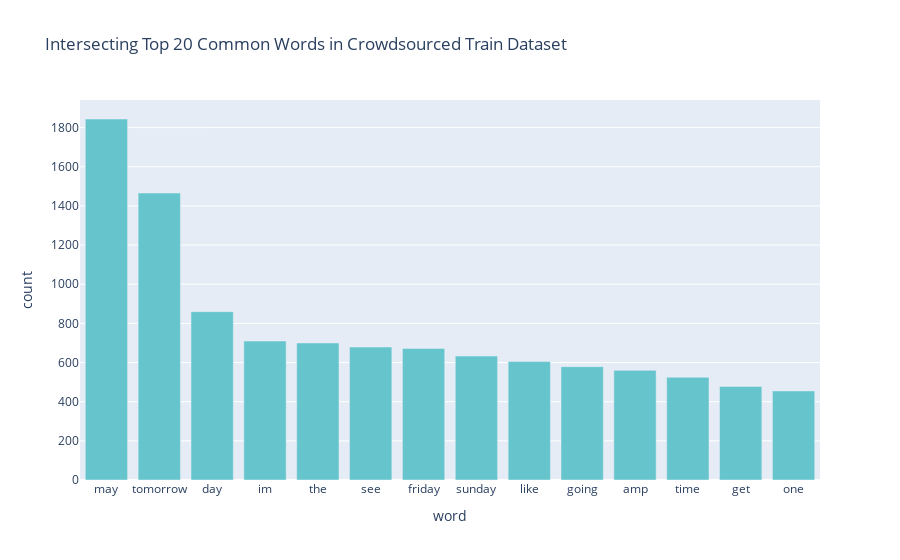

Notebook code for this chart:
### Code cell
def top_common_intersecting_words(df: pd.DataFrame, text_column: str):
    '''
    Method: get top common words for a DataFrame.
    Input: 
    df: pd.DataFrame
    name: string
    text_column: string
    '''
    # store list of all dictionaries 
    common_words = list()
   
    for sentiment_label in ['positive', 'neutral', 'negative']:
        top_words = get_top_words(df, sentiment_label, text_column)
        data = {
                    'word': list(dict(get_top_words(df, sentiment_label, text_column)).keys()),
                    'count': list(dict(get_top_words(df, sentiment_label,text_column)).values())

                }
        common_words.append(pd.DataFrame(data))

    common_words_df = common_words[0].copy()

    for dataframe in common_words[1:]:
        common_words_df = pd.merge(common_words_df, dataframe, on='word', how='inner', suffixes=('_1', '_2'))
        # add the counts from both DataFrames
        common_words_df['count'] = common_words_df['count_1'] + common_words_df['count_2']
        # drop the count columns from the merge
        common_words_df.drop(columns=['count_1', 'count_2'], inplace=True)
    
    return common_words_df[['word','count']].sort_values(by='count', ascending=False)



intersecting_top_words_crowdsourced = top_common_intersecting_words(crowdsourced_train_df,  'cleaned_text')
intersecting_top_words_gold = top_common_intersecting_words(gold_train_df,  'cleaned_text')


fig = px.bar(intersecting_top_words_crowdsourced, x='word', y='count', 
             title='Intersecting Top 20 Common Words in Crowdsourced Train Dataset', 
             color_discrete_sequence=px.colors.qualitative.Pastel)

fig.show()

### Figure 1 — Plotly figure (JSON) as saved in the notebook; plotly's stock layout.template omitted (floating-point values rounded to 4 significant figures)
{"data": [{"alignmentgroup": "True", "hovertemplate": "word=%{x}<br>count=%{y}<extra></extra>", "legendgroup": "", "marker": {"color": "rgb(102, 197, 204)", "pattern": {"shape": ""}}, "name": "", "offsetgroup": "", "orientation": "v", "showlegend": false, "textposition": "auto", "type": "bar", "x": ["may", "tomorrow", "day", "im", "the", "see", "friday", "sunday", "like", "going", "amp", "time", "get", "one"], "xaxis": "x", "y": [1844, 1466, 860, 710, 700, 679, 672, 633, 605, 579, 560, 525, 478, 455], "yaxis": "y"}], "layout": {"barmode": "relative", "legend": {"tracegroupgap": 0}, "title": {"text": "Intersecting Top 20 Common Words in Crowdsourced Train Dataset"}, "xaxis": {"anchor": "y", "domain": [0, 1], "title": {"text": "word"}}, "yaxis": {"anchor": "x", "domain": [0, 1], "title": {"text": "count"}}}}
